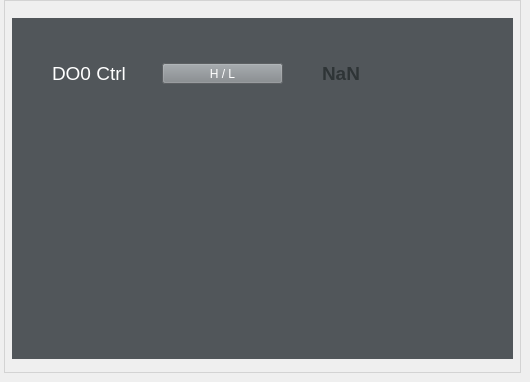
     <widget class="QWidget" name="ControlBox_tab">
      <attribute name="title">
       <string>Control_Box</string>
      </attribute>
      <widget class="QGroupBox" name="ControlBox_groupBox">
       <property name="geometry">
        <rect>
         <x>4</x>
         <y>0</y>
         <width>517</width>
         <height>373</height>
        </rect>
       </property>
       <property name="font">
        <font>
         <family>Ubuntu Condensed</family>
         <pointsize>18</pointsize>
         <weight>50</weight>
         <italic>true</italic>
         <bold>false</bold>
         <underline>false</underline>
         <strikeout>false</strikeout>
         <kerning>true</kerning>
        </font>
       </property>
       <property name="styleSheet">
        <string notr="true">        QGroupBox {
            border-color: rgb(50, 50, 50);
            border: 2px solid lightgray; 
            border-width: 0.5px;
            border-style: solid;
            margin-top: 1ex; /* leave space at the top for the title */ 
        }
        QGroupBox::title {
            subcontrol-origin: margin;
            subcontrol-position: top left;
            left: 10px;
            margin-left: 0px;
            padding: 0  3px;
        }</string>
       </property>
       <property name="title">
        <string/>
       </property>
       <property name="flat">
        <bool>false</bool>
       </property>
       <widget class="QWidget" name="widget_ControlBox_black" native="true">
        <property name="geometry">
         <rect>
          <x>8</x>
          <y>18</y>
          <width>501</width>
          <height>341</height>
         </rect>
        </property>
        <property name="styleSheet">
         <string notr="true">background-color: rgb(81, 86, 90);</string>
        </property>
        <widget class="QPushButton" name="change_control_box_io_button">
         <property name="geometry">
          <rect>
           <x>150</x>
           <y>45</y>
           <width>121</width>
           <height>21</height>
          </rect>
         </property>
         <property name="styleSheet">
          <string notr="true">background-color: rgb(130, 135, 139); color: white;</string>
         </property>
         <property name="text">
          <string>H / L</string>
         </property>
        </widget>
        <widget class="QLabel" name="DO0_Ctrl_label">
         <property name="geometry">
          <rect>
           <x>40</x>
           <y>40</y>
           <width>101</width>
           <height>31</height>
          </rect>
         </property>
         <property name="font">
          <font>
           <pointsize>8</pointsize>
          </font>
         </property>
         <property name="styleSheet">
          <string notr="true">co</string>
         </property>
         <property name="text">
          <string>&lt;html&gt;&lt;head/&gt;&lt;body&gt;&lt;p&gt;&lt;span style=&quot; font-size:14pt; color:#ffffff;&quot;&gt;DO0 Ctrl&lt;/span&gt;&lt;/p&gt;&lt;/body&gt;&lt;/html&gt;</string>
         </property>
        </widget>
        <widget class="QLabel" name="ctrl_do0_status_label">
         <property name="geometry">
          <rect>
           <x>310</x>
           <y>40</y>
           <width>61</width>
           <height>31</height>
          </rect>
         </property>
         <property name="font">
          <font>
           <pointsize>8</pointsize>
          </font>
         </property>
         <property name="styleSheet">
          <string notr="true">co</string>
         </property>
         <property name="text">
          <string>&lt;html&gt;&lt;head/&gt;&lt;body&gt;&lt;p&gt;&lt;span style=&quot; font-size:14pt; font-weight:600; color:#2e3436;&quot;&gt;NaN&lt;/span&gt;&lt;/p&gt;&lt;/body&gt;&lt;/html&gt;</string>
         </property>
        </widget>
       </widget>
      </widget>
     </widget>
